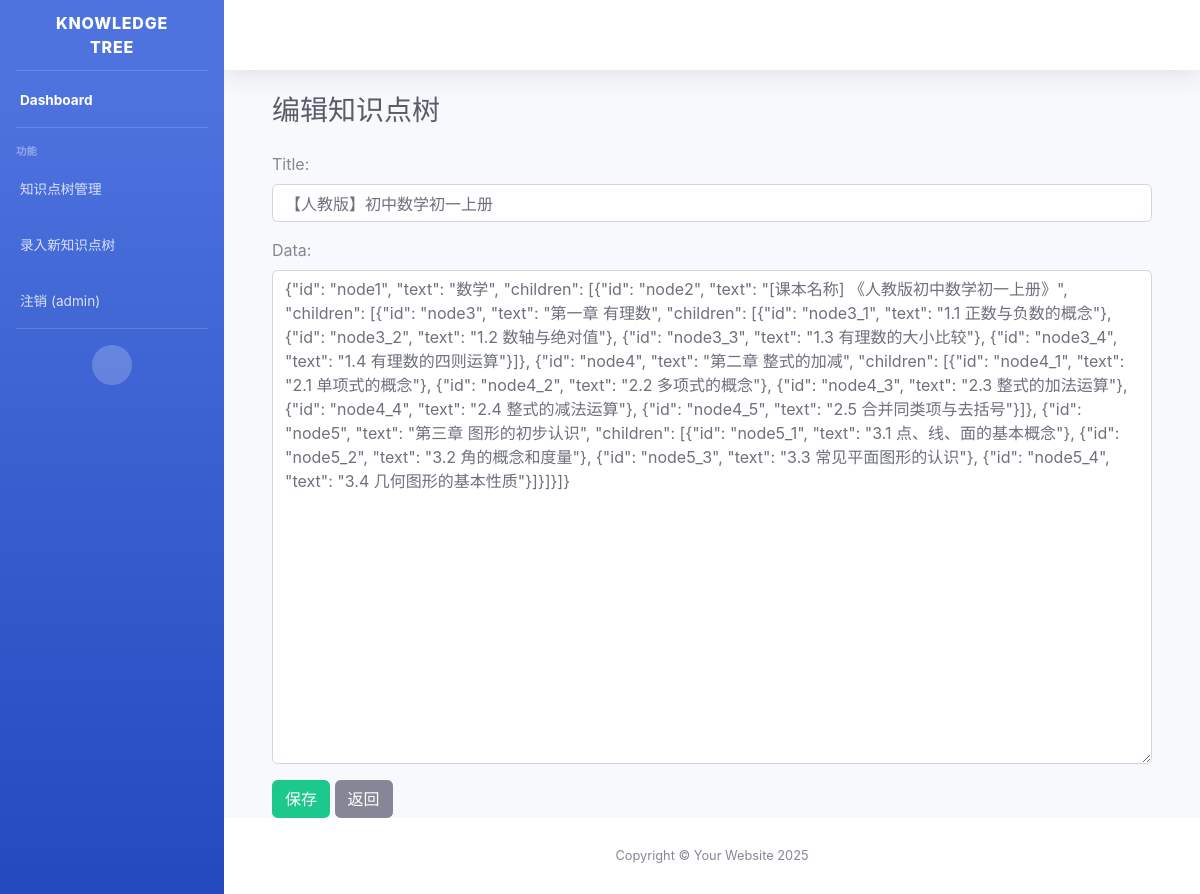
The app's page /edit/15/ (signed in) with its own data.
### tree/models.py (models this page shows, shortened)
class KnowledgeTree(models.Model):
    title = models.CharField(max_length=255, default="Untitled Knowledge Tree")
    data = models.JSONField(default=dict, blank=True)
    created_at = models.DateTimeField(auto_now_add=True)
    updated_at = models.DateTimeField(auto_now=True)

### tree/views.py (the view)
# urls.py: path('edit/', views.edit_tree, name='create_tree'),
@login_required
def edit_tree(request, tree_id=None):
    if tree_id:
        tree_instance = get_object_or_404(KnowledgeTree, id=tree_id)
    else:
        tree_instance, created = KnowledgeTree.objects.get_or_create(title="新知识点树")
    if request.method == 'POST':
        form = KnowledgeTreeForm(request.POST, instance=tree_instance)
        if form.is_valid():
            form.save()
            return redirect('tree:index')
    else:
        form = KnowledgeTreeForm(instance=tree_instance)
    return render(request, 'tree/edit.html', {
        'form': form,
        'tree_id': tree_instance.id
    })

### tree/forms.py
class KnowledgeTreeForm(forms.ModelForm):
    class Meta:
        model = KnowledgeTree
        fields = ['title', 'data']
        widgets = {
            'title': forms.TextInput(attrs={
                'class': 'form-control',
                'placeholder': '请输入知识点树名称'
            }),
            'data': forms.Textarea(attrs={
                'class': 'form-control',
                'rows': 20,
                'placeholder': '请输入 JSON 格式的知识点树数据'
            })
        }

### tree/templates/tree/edit.html (shortened to what this page needs)
{% extends 'tree/base.html' %}
{% load static %}
{% block content %}
<div class="container-fluid">
    <h1 class="h3 mb-4 text-gray-800">编辑知识点树</h1>
    <form method="post">
        {{ form.as_p }}
        <button type="submit" class="btn btn-success">保存</button>
        <a href="{% url 'tree:index' %}" class="btn btn-secondary">返回</a>
    </form>
</div>
{% endblock %}

### tree/templates/tree/base.html (shortened to what this page needs)
{% load static %}
<!DOCTYPE html>
<html lang="en">
<head>
  <link href="{% static 'css/sb-admin-2.min.css' %}" rel="stylesheet">
</head>
<body id="page-top">
  <div id="wrapper">
    <ul class="navbar-nav bg-gradient-primary sidebar sidebar-dark accordion" id="accordionSidebar">
      <a class="sidebar-brand d-flex align-items-center justify-content-center" href="/">
        <div class="sidebar-brand-text mx-3">Knowledge Tree</div>
      </a>
      <hr class="sidebar-divider my-0">
      <li class="nav-item active">
        <a class="nav-link" href="/">
          <span>Dashboard</span>
        </a>
      </li>
      <hr class="sidebar-divider">
      <div class="sidebar-heading">
        功能
      </div>
      <li class="nav-item">
        <a class="nav-link" href="{% url 'tree:index' %}">
          <span>知识点树管理</span>
        </a>
      </li>
      <li class="nav-item">
        <a class="nav-link" href="{% url 'tree:create_tree' %}">
          <span>录入新知识点树</span>
        </a>
      </li>
      <li class="nav-item">
        {% if user.is_authenticated %}
          <li class="nav-item">
            <a class="nav-link" href="{% url 'logout' %}">
              <span>注销 ({{ user.username }})</span>
            </a>
          </li>
        {% endif %}
      </li>
      <hr class="sidebar-divider d-none d-md-block">
      <div class="text-center d-none d-md-inline">
        <button class="rounded-circle border-0" id="sidebarToggle"></button>
      </div>
    </ul>
    <div id="content-wrapper" class="d-flex flex-column">
      <div id="content">
        <nav class="navbar navbar-expand navbar-light bg-white topbar mb-4 static-top shadow">
        </nav>
        <div class="container-fluid">
          {% block content %}{% endblock %}
        </div>
      </div>
      <footer class="sticky-footer bg-white">
        <div class="container my-auto">
          <div class="copyright text-center my-auto">
            <span>Copyright &copy; Your Website 2025</span>
          </div>
        </div>
      </footer>
    </div>
  </div>
</body>
</html>

### records on screen
KnowledgeTree: title "【人教版】初中数学初一上册", data "{\"id\": \"node1\", \"text\": \"数学\", \"children\": [{\"id\": \"node2\", \"text\": \"[课本名称] 《人教版初中数学初一上册》\", \"children\": [{\"id\": \"node3\", \"text\": \"第一章 有理数\", \"children\": [{\"id\": \"node3_1\", \"text\": \"1.1 正数与负数的概念\"}, {\"id\": \"node3_2\", \"text\": \"1.2 数轴与绝对值\"}, {\"id\": \"node3_3\", \"text\": \"1.3 有理数的大小比较\"}, {\"id\": \"node3_4\", \"text\": \"1.4 有理数的四则运算\"}]}, {\"id\": \"node4\", \"text\": \"第二章 整式的加减\", \"children\": [{\"id\": \"node4_1\", \"text\": \"2.1 单项式的概念\"}, {\"id\": \"node4_2\", \"text\": \"2.2 多项式的概念\"}, {\"id\": \"node4_3\", \"text\": \"2.3 整式的加法运算\"}, {\"id\": \"node4_4\", \"text\": \"2.4 整式的减法运算\"}, {\"id\": \"node4_5\", \"text\": \"2.5 合并同类项与去括号\"}]}, {\"id\": \"node5\", \"text\": \"第三章 图形的初步认识\", \"children\": [{\"id\": \"node5_1\", \"text\": \"3.1 点、线、面的基本概念\"}, {\"id\":…"

### other values on screen
{{ user.username }} "admin"
